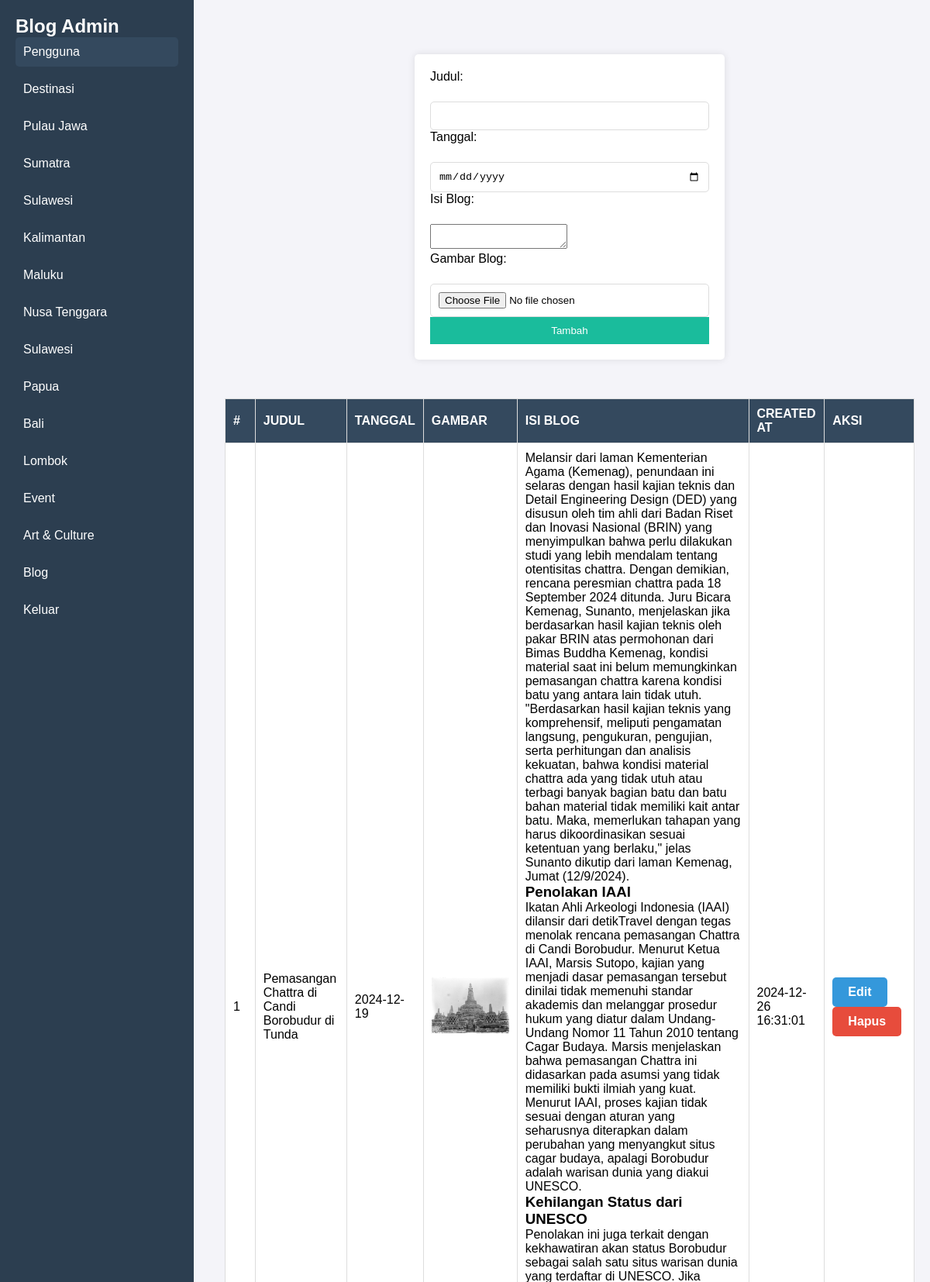
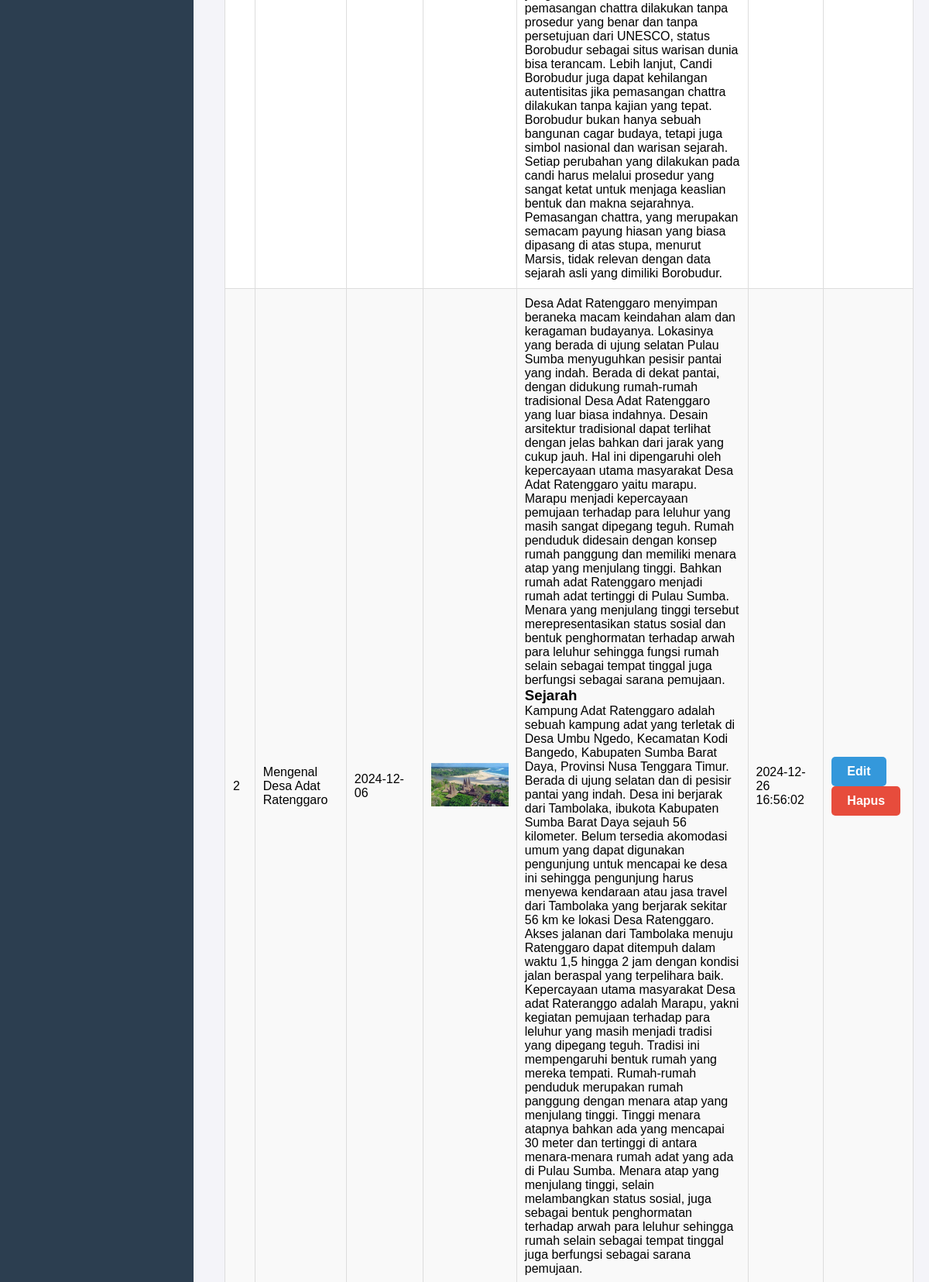
Page /Admin/adminBlog.php (upper part) on the committed database (2 pictures, top to bottom).
### tables this page shows
CREATE TABLE `blog_posts` (
  `id` int(11) NOT NULL,
  `judul` varchar(255) NOT NULL,
  `tanggal` date NOT NULL,
  `img_blog` varchar(255) NOT NULL,
  `isi_blog` text NOT NULL,
  `created_at` datetime NOT NULL DEFAULT current_timestamp()
);

### Admin/adminBlog.php (the view, shortened to what this page needs)
<?php
$host = "localhost";
$user = "root";
$password = "";
$dbname = "cultureway";
$conn = new mysqli($host, $user, $password, $dbname);
$edit = false;
?>
<!DOCTYPE html>
<html lang="en">
<head>
    <link rel="stylesheet" href="adminStyle.css">
</head>
<body>
    <div class="admin-container">
        <aside class="sidebar">
            <div class="logo">
                <h2>Blog Admin</h2>
            </div>
            <nav>
                <ul>
                    <li><a href="admin.php" class="active">Pengguna</a></li>
                    <li class="dropdown">
                        <a href="javascript:void(0);">Destinasi</a>
                        <ul class="submenu">
                            <li><a href="adminJawa.php?kategori=jawa">Pulau Jawa</a></li>
                            <li><a href="adminSumatra.php?kategori=sumatra">Sumatra</a></li>
                            <li><a href="adminSulawesi.php?kategori=sulawesi">Sulawesi</a></li>
                            <li><a href="adminKalimantan.php?kategori=kalimantan">Kalimantan</a></li>
                            <li><a href="adminMaluku.php?kategori=maluku">Maluku</a></li>
                            <li><a href="adminNusaTenggara.php?kategori=nusa tenggara">Nusa Tenggara</a></li>
                            <li><a href="adminSulawesi.php?kategori=sulawesi">Sulawesi</a></li>
                            <li><a href="adminPapua.php?kategori=papua">Papua</a></li>
                            <li><a href="adminBali.php?kategori=bali">Bali</a></li>
                            <li><a href="adminLombok.php?kategori=lombok">Lombok</a></li>
                        </ul>
                    </li>
                    <li><a href="adminEvent.php">Event</a></li>
                    <li><a href="adminArtCulture.php">Art & Culture</a></li>
                    <li><a href="adminBlog.php">Blog</a></li>
                    <li><a href="logout.php">Keluar</a></li>
                </ul>
            </nav>
        </aside>
        <div class="main-content">
            <div class="form-container">
                <form action="" method="POST" enctype="multipart/form-data">
                    <label>Judul:</label><br>
                    <input type="text" name="judul" value="<?= $edit ? $post['judul'] : '' ?>" required><br>
                    <label>Tanggal:</label><br>
                    <input type="date" name="tanggal" value="<?= $edit ? $post['tanggal'] : '' ?>" required><br>
                    <label>Isi Blog:</label><br>
                    <textarea name="isi_blog" required><?= $edit ? $post['isi_blog'] : '' ?></textarea><br>
                    <label>Gambar Blog:</label><br>
                    <input type="file" name="img_blog"><br>
                    <button type="submit" name="<?= $edit ? 'update' : 'add' ?>">
                        <?= $edit ? 'Update' : 'Tambah' ?>
                    </button>
                </form>
            </div>
            <table>
                <thead>
                    <tr>
                        <th>#</th>
                        <th>Judul</th>
                        <th>Tanggal</th>
                        <th>Gambar</th>
                        <th>Isi Blog</th>
                        <th>Created At</th>
                        <th>Aksi</th>
                    </tr>
                </thead>
                <tbody>
                    <?php
                    $sql = "SELECT * FROM blog_posts";
                    $result = $conn->query($sql);
                    if ($result->num_rows > 0):
                        while ($row = $result->fetch_assoc()): ?>
                            <tr>
                                <td><?= $row['id'] ?></td>
                                <td><?= $row['judul'] ?></td>
                                <td><?= $row['tanggal'] ?></td>
                                <td>
                                    <?php if ($row['img_blog']): ?>
                                        <img src="<?= $row['img_blog'] ?>" alt="Blog Image" width="100">
                                    <?php else: ?>
                                        No Image
                                    <?php endif; ?>
                                </td>
                                <td><?= $row['isi_blog'] ?></td>
                                <td><?= $row['created_at'] ?></td>
                                <td>
                                    <a href="admin.php?edit=<?= $row['id'] ?>" class="table-btn edit-btn">Edit</a>
                                    <a href="admin.php?delete=<?= $row['id'] ?>" class="table-btn delete-btn" onclick="return confirm('Hapus data ini?')">Hapus</a>
                                </td>
                            </tr>
                        <?php endwhile;
                    else: ?>
                        <tr>
                            <td colspan="7">Tidak ada data</td>
                        </tr>
                    <?php endif; ?>
                </tbody>
            </table>
        </div>
    </div>
</body>
</html>

### Admin/adminStyle.css (style rules this page uses)
* { margin: 0; padding: 0; box-sizing: border-box; }
body { font-family: Arial, sans-serif; background-color: #f4f4f9; }
.sidebar { width: 250px; background-color: #2c3e50; color: #fff; padding: 20px; position: fixed; height: 100%; }
.sidebar nav ul { list-style: none; }
.sidebar nav ul li a { text-decoration: none; color: #fff; display: block; padding: 10px; border-radius: 5px; margin-bottom: 10px; transition: background-color 0.3s; }
.sidebar nav ul li a:hover, .sidebar nav ul li a.active { background-color: #34495e; }
.main-content { margin-left: 270px; padding: 20px; }
.form-container { max-width: 400px; margin: 50px auto; background-color: #fff; padding: 20px; border-radius: 5px; box-shadow: 0 0 10px rgba(0, 0, 0, 0.1); }
.form-container label { display: block; margin-bottom: 5px; }
.form-container input, .form-container select { width: 100%; padding: 10px; border: 1px solid #ddd; border-radius: 5px; }
.form-container button { width: 100%; padding: 10px; background-color: #1abc9c; color: #fff; border: none; }
.add-btn, .edit-btn, .delete-btn { display: inline-block; padding: 10px 20px; border-radius: 5px; color: #fff; text-decoration: none; font-weight: bold; margin-right: 5px; transition: background-color 0.3s; }
.edit-btn { background-color: #3498db; }
.delete-btn { background-color: #e74c3c; }
table { width: 100%; border-collapse: collapse; margin-top: 10px; background-color: #fff; }
table th, table td { padding: 10px; border: 1px solid #ddd; text-align: left; }
table th { background-color: #34495e; color: #fff; font-weight: bold; text-transform: uppercase; }
table tbody tr:nth-child(even) { background-color: #f9f9f9; }

### rows in the picture
blog_posts: id "1", judul "Pemasangan Chattra di Candi Borobudur di Tunda", tanggal "2024-12-19", img_blog (picture), isi_blog "Melansir dari laman Kementerian Agama (Kemenag), penundaan ini selaras dengan hasil kajian teknis dan Detail Engineering Design (DED) yang disusun oleh tim ahli dari Badan Riset dan Inovasi Nasional (BRIN) yang menyimpulkan bahwa perlu dilakukan studi yang lebih mendalam tentang otentisitas chattra. Dengan demikian, rencana peresmian chattra pada 18 September 2024 ditunda. Juru Bicara Kemenag, Sunanto, menjelaskan jika berdasarkan hasil kajian teknis oleh pakar BRIN atas permohonan dari Bimas Buddha Kemenag, kondisi material saat ini belum memungkinkan pemasangan chattra karena kondisi batu yang antara lain tidak utuh. \"Berdasarkan hasil kajian teknis yang komprehensif, meliputi pengamatan…", created_at "2024-12-26 16:31:01"
blog_posts: id "2", judul "Mengenal Desa Adat Ratenggaro", tanggal "2024-12-06", img_blog (picture), isi_blog "Desa Adat Ratenggaro menyimpan beraneka macam keindahan alam dan keragaman budayanya. Lokasinya yang berada di ujung selatan Pulau Sumba menyuguhkan pesisir pantai yang indah. Berada di dekat pantai, dengan didukung rumah-rumah tradisional Desa Adat Ratenggaro yang luar biasa indahnya. Desain arsitektur tradisional dapat terlihat dengan jelas bahkan dari jarak yang cukup jauh. Hal ini dipengaruhi oleh kepercayaan utama masyarakat Desa Adat Ratenggaro yaitu marapu. Marapu menjadi kepercayaan pemujaan terhadap para leluhur yang masih sangat dipegang teguh. Rumah penduduk didesain dengan konsep rumah panggung dan memiliki menara atap yang menjulang tinggi. Bahkan rumah adat Ratenggaro menjadi…", created_at "2024-12-26 16:56:02"
